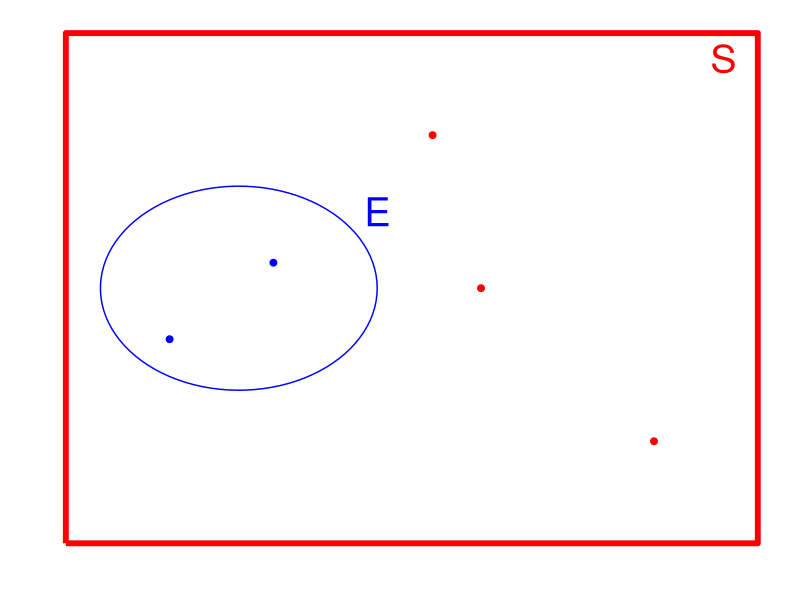
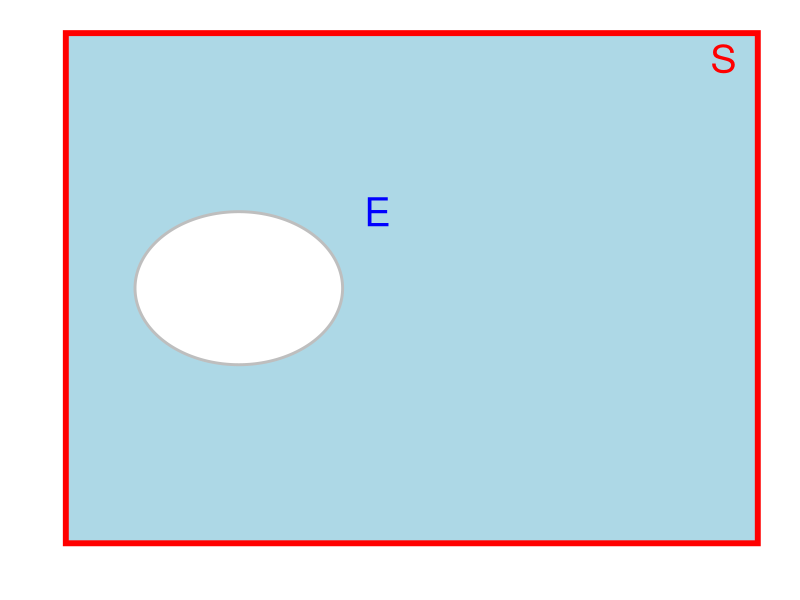
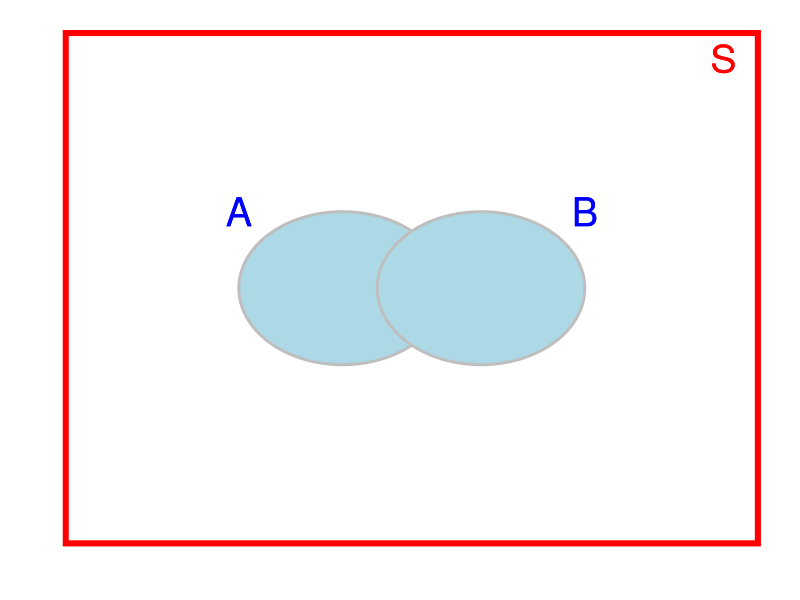
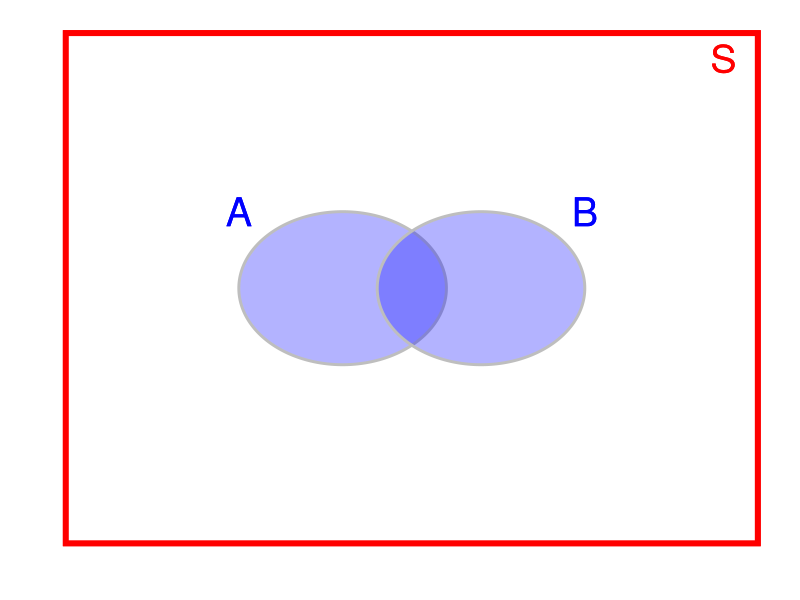
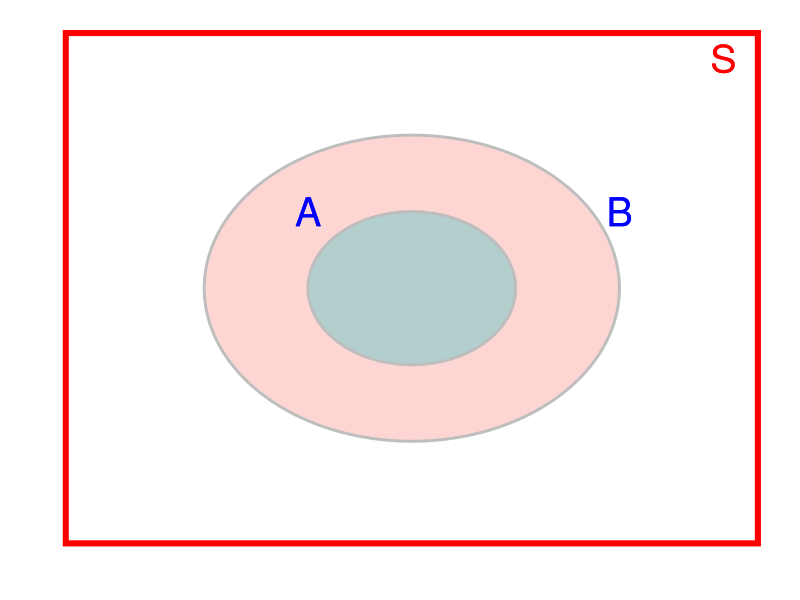
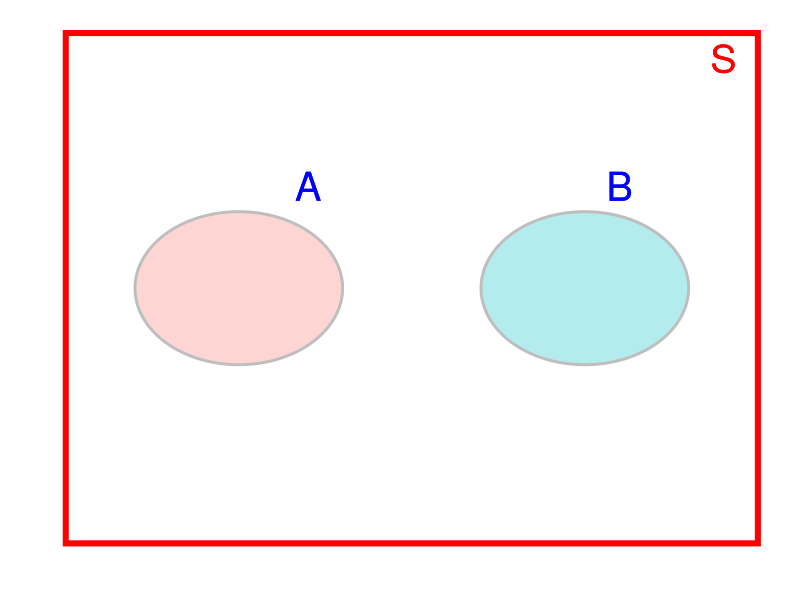

Write R code to recreate these figures, in order.
## ---- chunk 1
knitr::opts_chunk$set(echo = FALSE, warning = FALSE, message = FALSE)
## ---- chunk 2
library(tidyverse)
ggplot() +
  geom_path(aes(x=c(0,1,1,0,0),y=c(0,0,1,1,0)), color="red", size=2)  +
  labs(x="",y="") + 
  annotate("path",
           x=0.25+0.2*cos(seq(0,2*pi,length.out=100)),
           y=0.5+0.2*sin(seq(0,2*pi,length.out=100)), color="blue") +
  geom_point(aes(x=c(0.15,0.3),y=c(0.4,0.55)), color="blue", size=2) +
  geom_point(aes(x=c(0.85,0.53,0.6),y=c(0.2,0.8,0.5)), color="red", size=2) +
  geom_text(aes(x=0.95,y=0.95,label="S"),color="red", size=10) +
  geom_text(aes(x=0.45,y=0.65,label="E"),color="blue", size=10) +
  theme(panel.background = element_blank(),
        axis.text = element_blank(),
        axis.ticks = element_blank())
## ---- chunk 3
library(tidyverse)
library(ggforce)
data.frame(x = c(0.25), y = c(0.5),labels = c('A')) %>% 
  ggplot() +
  geom_rect(aes(xmin=0, xmax=1, ymin=0, ymax=1), color="red", size=2, fill="lightblue") +
    geom_circle(aes(x0 = x, y0 = y, r = 0.15), size = 1, colour = 'grey', fill="white") +
  labs(x="",y="") + 
  geom_text(aes(x=0.95,y=0.95,label="S"),color="red", size=10) +
  geom_text(aes(x=0.45,y=0.65,label="E"),color="blue", size=10) +
  theme(panel.background = element_blank(),
        axis.text = element_blank(),
        axis.ticks = element_blank(),
        legend.position = "null")
## ---- chunk 4
library(tidyverse)
library(ggforce)
data.frame(x = c(0.4, 0.6), y = c(0.5, 0.5),labels = c('A', 'B')) %>% 
  ggplot() +
  geom_rect(aes(xmin=0, xmax=1, ymin=0, ymax=1), color="red", size=2, fill="white") +
    geom_circle(aes(x0 = x, y0 = y, r = 0.15),
                size = 1, colour = 'grey', fill="lightblue") +
  labs(x="",y="") + 
  geom_text(aes(x=0.95,y=0.95,label="S"),color="red", size=10) +
  geom_text(aes(x=0.25,y=0.65,label="A"),color="blue", size=10) +
  geom_text(aes(x=0.75,y=0.65,label="B"),color="blue", size=10) +
  theme(panel.background = element_blank(),
        axis.text = element_blank(),
        axis.ticks = element_blank(),
        legend.position = "null")
## ---- chunk 5
library(tidyverse)
library(ggforce)
data.frame(x = c(0.4, 0.6), y = c(0.5, 0.5),labels = c('A', 'B')) %>% 
  ggplot() +
  geom_rect(aes(xmin=0, xmax=1, ymin=0, ymax=1), color="red", size=2, fill="white") +
    geom_circle(aes(x0 = x, y0 = y, r = 0.15), alpha=.3,
                size = 1, colour = 'grey', fill="blue") +
  labs(x="",y="") + 
  geom_text(aes(x=0.95,y=0.95,label="S"),color="red", size=10) +
  geom_text(aes(x=0.25,y=0.65,label="A"),color="blue", size=10) +
  geom_text(aes(x=0.75,y=0.65,label="B"),color="blue", size=10) +
  theme(panel.background = element_blank(),
        axis.text = element_blank(),
        axis.ticks = element_blank(),
        legend.position = "null")
## ---- chunk 6
library(tidyverse)
library(ggforce)
data.frame(x = c(0.5, 0.5), y = c(0.5, 0.5),labels = c('A', 'B'),r=c(0.3,0.15)) %>% 
  ggplot() +
  geom_rect(aes(xmin=0, xmax=1, ymin=0, ymax=1), color="red", size=2, fill="white") +
    geom_circle(aes(x0 = x, y0 = y, r = r, fill=labels), alpha=.3,
                size = 1, colour = 'grey') +
  labs(x="",y="") + 
  geom_text(aes(x=0.95,y=0.95,label="S"),color="red", size=10) +
  geom_text(aes(x=0.35,y=0.65,label="A"),color="blue", size=10) +
  geom_text(aes(x=0.80,y=0.65,label="B"),color="blue", size=10) +
  theme(panel.background = element_blank(),
        axis.text = element_blank(),
        axis.ticks = element_blank(),
        legend.position = "null")
## ---- chunk 7
library(tidyverse)
library(ggforce)
data.frame(x = c(0.25, 0.75), y = c(0.5, 0.5),labels = c('A', 'B')) %>% 
  ggplot() +
  geom_rect(aes(xmin=0, xmax=1, ymin=0, ymax=1), color="red", size=2, fill="white") +
    geom_circle(aes(x0 = x, y0 = y, r = 0.15, fill=labels), alpha=.3,
                size = 1, colour = 'grey') +
  labs(x="",y="") + 
  geom_text(aes(x=0.95,y=0.95,label="S"),color="red", size=10) +
  geom_text(aes(x=0.35,y=0.70,label="A"),color="blue", size=10) +
  geom_text(aes(x=0.80,y=0.70,label="B"),color="blue", size=10) +
  theme(panel.background = element_blank(),
        axis.text = element_blank(),
        axis.ticks = element_blank(),
        legend.position = "null")
## ---- chunk 8
library(gganimate)
set.seed(123)
dado <- data.frame(N=seq(1:5000),
                   Uno=sample(c(0,1),5000,replace = TRUE, prob = c(5/6,1/6))) %>% 
  mutate(Uno=cumsum(Uno)/N)
dado %>%
  ggplot( aes(x=N, y=Uno)) +
    geom_line(color="blue", size=1) +
    geom_point(color="blue", size=1) +
  labs(x="",y="") +
  geom_hline(yintercept = 1/6, color="red") +
    transition_reveal(N) +
  theme(panel.background = element_blank())
